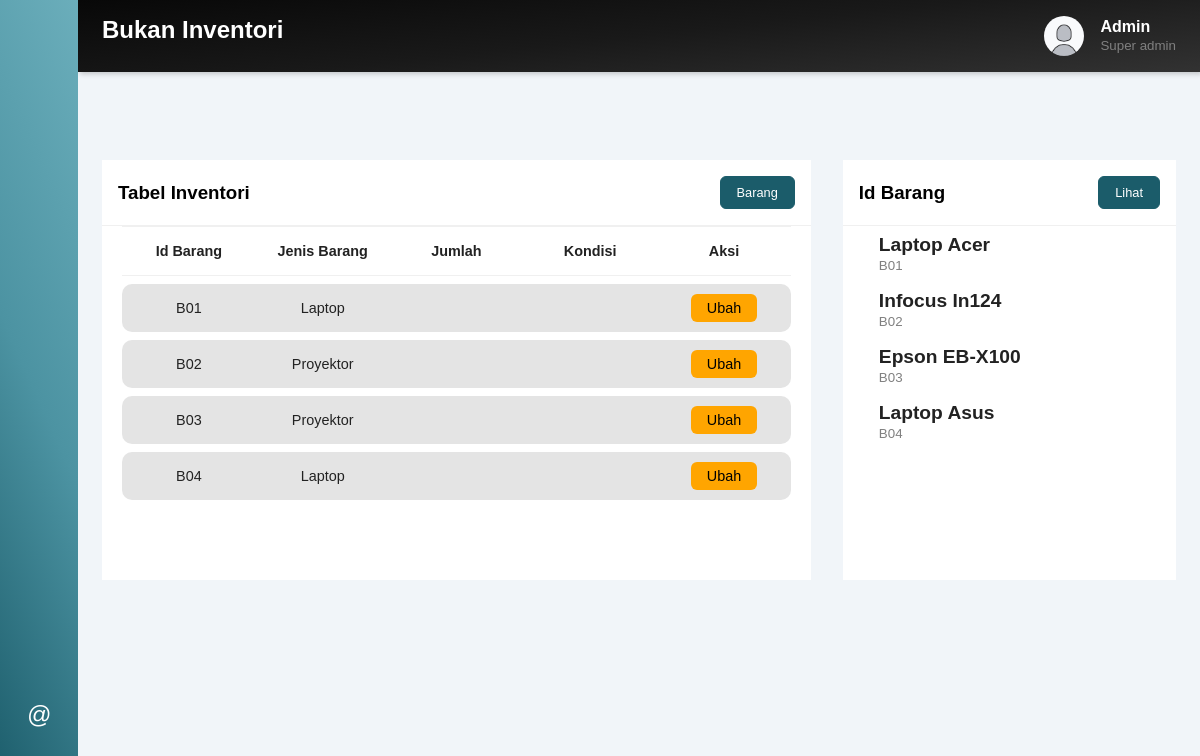
The app's page /uji_level_1/inventori.php with its own data.
### tables this page shows
CREATE TABLE `inventori` (
  `id_barang` varchar(3) NOT NULL,
  `jenis_barang` varchar(20) DEFAULT NULL,
  `jumlah_baik` int(3) DEFAULT 0,
  `jumlah_rusak` int(3) DEFAULT 0,
  `jumlah_diperbaiki` int(3) DEFAULT 0
);

CREATE TABLE `barang` (
  `id_barang` varchar(3) NOT NULL,
  `nama_barang` varchar(30) DEFAULT NULL,
  `stok` int(3) DEFAULT NULL,
  `tersedia` int(3) DEFAULT NULL
);

### uji_level_1/inventori.php (the view, shortened to what this page needs)
<?php
include 'connect.php';
?>
<!DOCTYPE html>
<html lang="en">
<head>
    <link rel="stylesheet" href="style.css">
    <link rel="stylesheet" href="https://maxst.icons8.com/vue-static/landings/line-awesome/line-awesome/1.3.0/css/line-awesome.min.css">
</head>
<body>
    <div class="sidebar">
        <div class="sidebar-brand">
            <h2>
                <i class="las la-bars" id="btn"></i>
            </h2>
        </div>
        <ul class="nav_list">
            <li>
                <a href="home.php" class="menu">
                    <i class="las la-home"></i>
                </a>
            </li>
            <li class="dua">
                <a id="btn1" class="menu">
                    <i class="las la-users"></i>
                </a>
            </li>
            <li class="tiga">
                <a href="inventori.php" class="menu">
                    <i class="las la-box"></i>
                </a>
            </li>
            <li class="empat">
                <a href="peminjaman.php"  class="menu">
                    <i class="las la-receipt"></i>
                </a>
            </li>
            <li class="bawah">
                <a class="menu" id="btn2">
                    <i class="at">@</i>
                </a>
            </li>
        </ul>
    </div>
    <div class="main-content">
        <header>
            <div class="header-title">
                <h2>
                    <label for="">
                        Bukan Inventori
                    </label>
                </h2>
            </div>
            <div class="user-wrapper">
                <img src="gambar/poto.png" alt="">
                <div>
                    <h4>Admin</h4>
                    <small>Super admin</small>
                </div>
            </div>
        </header>
        <main>
            <div class="table-grid">
                <div class="pinjams">
                    <div class="card">
                        <div class="card-header">
                            <h3>Tabel Inventori</h3>
                            <a href="barang.php" class="button-main">Barang <span class="las la-arrow-right"></span></a>
                        </div>
                        <div class="card-body">
                            <table>
                                <thead>
                                    <tr>
                                        <td>Id Barang</td>
                                        <td>Jenis Barang</td>
                                        <td>Jumlah</td>
                                        <td>Kondisi</td>
                                        <td>Aksi</td>
                                    </tr>
                                </thead>
                                <tbody>
                                    <?php
                                        $sql    = "SELECT * FROM inventori";
                                        $query  = mysqli_query($connect,$sql);
                                        while($inven = mysqli_fetch_array($query)){
                                            echo "<tr>";
                                            echo "<td class='td-start'>".$inven['id_barang']."</td>";
                                            echo "<td>".$inven['jenis_barang']."</td>";
                                            echo "<td>".$inven['jumlah_barang']."</td>";
                                            echo "<td>".$inven['kondisi']."</td>";
                                            echo "<td class='td-end'>";
                                            echo "<a href='forminventori.php?id_inventori=".$inven['id_inventori']."' type='button' class='button button-secondary'>Ubah</a>";
                                            echo "</td>";
                                            echo "</tr>";
                                        }
                                    ?>
                                </tbody>
                            </table>
                        </div>
                    </div>
                </div>
                <div class="penggunas">
                    <div class="card">
                        <div class="card-header">
                            <h3>Id Barang</h3>
                            <a href="barang.php" class="button-main">Lihat <span class="las la-arrow-right"></span></a>
                        </div>
                        <div class="card-body scrollpengguna">
                            <?php
                                $sql    = "SELECT * FROM barang";
                                $query  = mysqli_query($connect,$sql);
                                while($brg = mysqli_fetch_array($query)){
                                    echo "<div class='pengguna'>";
                                    echo "<div class='info'>";
                                    echo "<div>";
                                    echo "<h4>".$brg['nama_barang']."</h4>";
                                    echo "<small>".$brg['id_barang']."</small>";
                                    echo "</div>";
                                    echo "</div>";
                                    echo "<div class='icon'>";
                                    echo "</div>";
                                    echo "</div>";
                                }
                            ?>
                        </div>
                    </div>
                </div>
            </div>
        </main>
    </div>
</body>
</html>

### uji_level_1/style.css (style rules this page uses)
:root { --main-color: rgb(27, 92, 106); --color-dark: lightgray; --text-gray: #808080; --font-quick: 'Quicksand', sans-serif; }
* { padding: 0; margin: 0; box-sizing: border-box; font-family: var(--font-quick); }
body { position: relative; min-height: 100vh; width: 100%; background: #f1f5f9; }
.sidebar { position: fixed; left: 0; top: 0; height: 100%; width: 78px; background: rgb(27, 92, 106); background: linear-gradient(66deg, rgba(27, 92, 106, 1) 0%, rgba(76, 147, 162, 1) 50%, rgba(107, 174, 187, 1) 100%); padding: 6px 14px; z-index: 100; transition: all 0.5s ease; }
.sidebar #btn { position: absolute; color: #fff; left: 50%; top: 6px; font-size: 24px; height: 50px; width: 50px; text-align: center; line-height: 50px; transform: translateX(-50%); }
.sidebar ul { margin-top: 36px; }
.sidebar ul li { position: relative; height: 50px; width: 100%; margin: 12px 0; list-style: none; line-height: 50px; }
.sidebar ul li a { color: #fff; display: flex; align-items: center; text-decoration: none; transition: all 0.3s ease; border-radius: 12px; white-space: nowrap; }
.sidebar ul li i { height: 50px; min-width: 50px; border-radius: 10px; line-height: 50px; text-align: center; font-size: 24px; }
.sidebar .bawah { transform: translateY(350px); cursor: pointer; }
ul li.dua { cursor: pointer; }
.main-content { width: calc(100% - 78px); left: 78px; height: 100%; position: absolute; transition: all 0.5s ease; }
header { background: rgb(50, 50, 50); background: linear-gradient(354deg, rgba(50, 50, 50, 1) 0%, rgba(25, 25, 25, 1) 50%, rgba(8, 8, 8, 1) 100%); display: flex; justify-content: space-between; padding: 1rem 1.5rem; box-shadow: 2px 2px 5px rgba(0,0,0,0.2); width: 100%; top: 0; }
header h2 { color: #fff; }
header h4 { color: #fff; }
.user-wrapper { display: flex; align-items: center; }
.user-wrapper img { height: 40px; width: 40px; border-radius: 50%; margin-right: 1rem; }
.user-wrapper small { display: inline-block; color: var(--text-gray); }
main { padding: 2rem 1.5rem; width: 100%; }
.table-grid { margin-top: 3.5rem; display: grid; grid-gap: 2rem; grid-template-columns: 66% auto; }
.card { background: #fff; height: 420px; width: 100%; }
.card-body { padding: 0 20px; }
.card-header { padding: 1rem; display: flex; justify-content: space-between; align-items: center; border-bottom: 1px solid #f0f0f0; }
.button { text-decoration: none; color: #000; padding: .4rem 1rem; border-radius: 6px; }
.button-main { text-decoration: none; color: #fff !important; font-size: .8rem; padding: .5rem 1rem; border-radius: 6px; border: 1px solid var(--main-color); background: var(--main-color); }
.button-secondary { background: orange; }
.scrollpengguna { overflow-y: scroll; height: calc(100% - 80px); }
tbody { display: block; height: 18rem; overflow: auto; }
thead, tbody tr { display: table; width: 100%; table-layout: fixed; }
table { border-collapse: collapse; width: 100%; }
thead tr { border-top: 1px solid #f0f0f0; border-bottom: 1px solid #f0f0f0; }
tbody tr { margin-top: .5rem; }
thead td { font-weight: 700; }
thead td { text-align: center; }
tbody td { text-align: center; background: rgb(228, 228, 228); }
td { padding: 1rem 0; font-size: .9rem; color: #222; }
.td-start { border-radius: 10px 0 0 10px; }
.td-end { border-radius: 0 10px 10px 0; }
.pengguna { display: flex; justify-content: space-between; align-items: center; padding: .5rem 1rem; }
.info { display: flex; align-items: center; }
.info h4 { font-size: 1.2rem; font-weight: 600; color: #222; }
.info small { font-weight: 500; color: var(--text-gray); }

### records on screen
inventori: id_barang "B01", jenis_barang "Laptop"
inventori: id_barang "B02", jenis_barang "Proyektor"
inventori: id_barang "B03", jenis_barang "Proyektor"
inventori: id_barang "B04", jenis_barang "Laptop"
barang: nama_barang "Laptop Acer", id_barang "B01"
barang: nama_barang "Infocus In124", id_barang "B02"
barang: nama_barang "Epson EB-X100", id_barang "B03"
barang: nama_barang "Laptop Asus", id_barang "B04"
